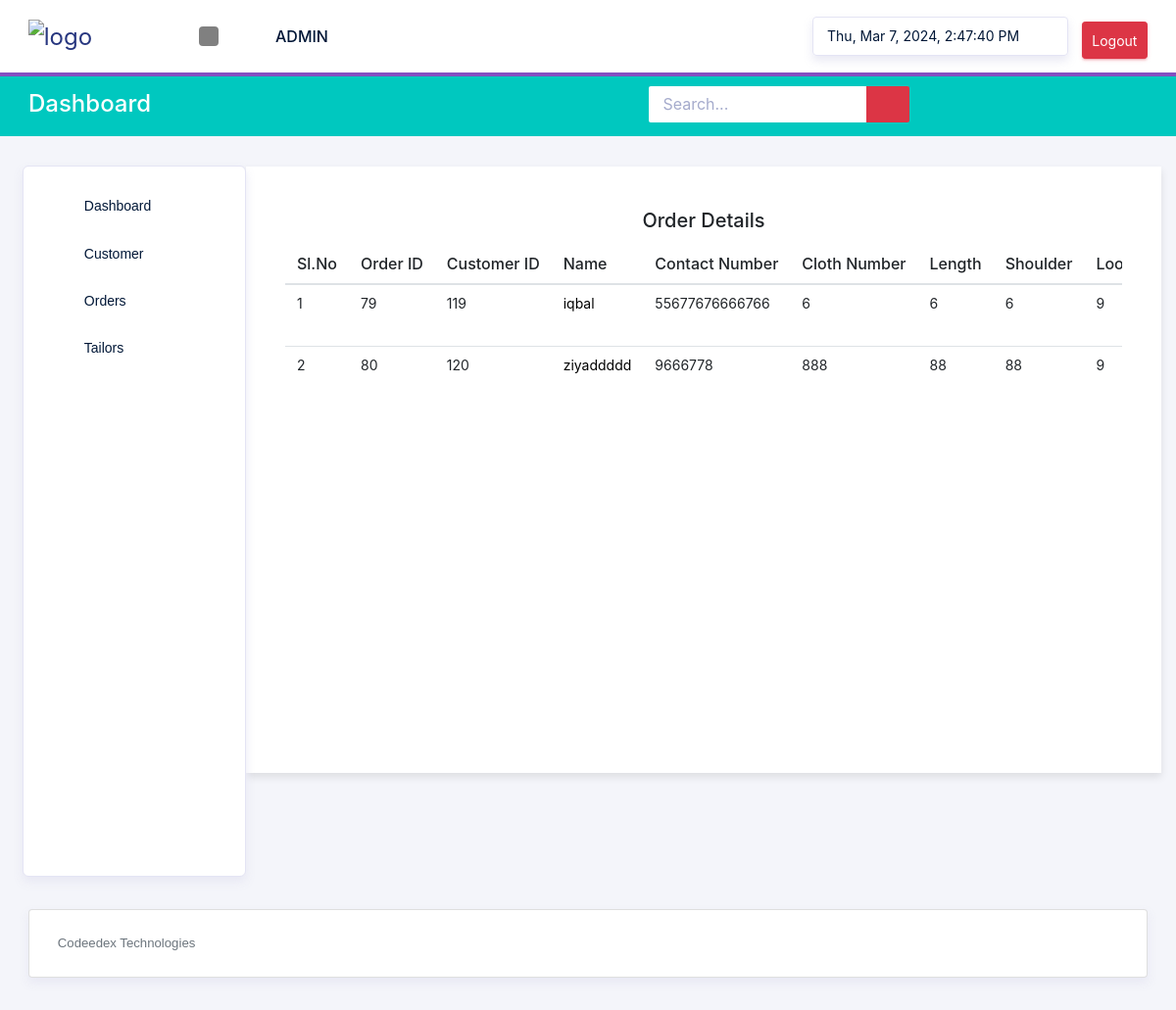
/dashboard/order_details/, run on the app's committed database.
### dashboard/models.py (models this page shows)
class Add_order(models.Model):
    customer_id = models.ForeignKey(Customer, on_delete=models.CASCADE,null=True)
    length = models.CharField(max_length=15)
    shoulder = models.CharField(max_length=15)
    cloth = models.CharField(max_length=20, null=True)
    SLEEVE_CHOICES = [
        ('half_sleeve', 'Half Sleeve'),
        ('full_sleeve', 'Full Sleeve'),
    ]
    sleeve_type = models.CharField(
        max_length=15,
        choices=SLEEVE_CHOICES,
        default='half_sleeve',
    )
    sleeve_length = models.CharField(max_length=15)
    neck = models.CharField(max_length=15)
    neck_round = models.CharField(max_length=15, null=True)
    collar = models.CharField(max_length=15, null=True)
    regal = models.CharField(max_length=15)
    loose = models.CharField(max_length=15)
    wrist = models.CharField(max_length=15, null=True)
    pocket = models.CharField(max_length=15)
    CUFF_CHOICES = [
        ('cuff', 'Cuff'),
        ('normal', 'Normal'),
    ]
    cuff_type = models.CharField(
        max_length=10,
        choices=CUFF_CHOICES,
        default='normal',
    )
    cuff_length = models.CharField(max_length=15)
    bottom1 = models.CharField(max_length=50)
    bottom2 = models.CharField(max_length=50)
    BUTTON_CHOICES = [
        ('bayyin_mahfi', 'Bayyin Mahfi'),
        ('zip_mahfi', 'Zip Mahfi'),
        ('mahfi', 'Mahfi'),
        ('button_bayyin', 'Button Bayyin'),
    ]
    button_type = models.CharField(
        max_length=15,
        choices=BUTTON_CHOICES,
    )
    order_date = models.DateField(auto_now_add=True)
    delivery_date = models.DateField(null=True, blank=True)
    tailor = models.ForeignKey(AddTailors, on_delete=models.SET_NULL, null=True)
    description = models.CharField(blank=True, null=True, max_length=100000)
    history = models.TextField(blank=True, null=True)
    bill_number = models.CharField(max_length=15, null=True)
    STATUS_CHOICES = [
        ('assigned', 'Assigned'),
        ('in_progress', 'In Progress'),
        ('completed', 'Completed'),
    ]
    status = models.CharField(
        max_length=20,
        choices=STATUS_CHOICES,
        default='assigned',
    )

class Customer(models.Model):
    objects = None
    name = models.CharField(max_length=100)
    mobile = models.CharField(max_length=15, unique=False)
    length = models.CharField(max_length=15)
    shoulder = models.CharField(max_length=15)
    cloth = models.CharField(max_length=20, null=True)
    SLEEVE_CHOICES = [
        ('half_sleeve', 'Half Sleeve'),
        ('full_sleeve', 'Full Sleeve'),
    ]
    sleeve_type = models.CharField(
        max_length=15,
        choices=SLEEVE_CHOICES,
        default='half_sleeve',
    )
    sleeve_length = models.CharField(max_length=15)
    neck = models.CharField(max_length=15)
    neck_round = models.CharField(max_length=15,null=True)
    collar = models.CharField(max_length=15,null=True)
    regal = models.CharField(max_length=15)
    loose = models.CharField(max_length=15)
    wrist = models.CharField(max_length=15,null=True)
    pocket = models.CharField(max_length=15)
    CUFF_CHOICES = [
        ('cuff', 'Cuff'),
        ('normal', 'Normal'),
    ]
    cuff_type = models.CharField(
        max_length=10,
        choices=CUFF_CHOICES,
        default='normal',
    )
    cuff_length = models.CharField(max_length=15)
    bottom1 = models.CharField(max_length=50)
    bottom2 = models.CharField(max_length=50)
    BUTTON_CHOICES = [
        ('bayyin_mahfi', 'Bayyin Mahfi'),
        ('zip_mahfi', 'Zip Mahfi'),
        ('mahfi', 'Mahfi'),
        ('button_bayyin', 'Button Bayyin'),
    ]
    button_type = models.CharField(
        max_length=15,
        choices=BUTTON_CHOICES,
    )
    order_date = models.DateField(auto_now_add=True)
    delivery_date = models.DateField()
    tailor = models.ForeignKey(AddTailors, on_delete=models.SET_NULL, null=True)
    description = models.CharField(blank=True, null=True,max_length=100000)
    history = models.TextField(blank=True, null=True)
    bill_number = models.CharField(max_length=15,null=True)
    STATUS_CHOICES = [
        ('assigned', 'Assigned'),
        ('in_progress', 'In Progress'),
        ('completed', 'Completed'),
    ]
    status = models.CharField(
        max_length=20,
        choices=STATUS_CHOICES,
        default='assigned',
    )

### dashboard/views.py (the view)
# urls.py: path("order_details/", views.order_details, name="order_details"),
def order_details(request):
    cus = Add_order.objects.all()
    return render(request, "Order_Details.html", {"cus": cus})

### dashboard/models.py (called while the page is built)
    def __str__(self):
        return str(self.tailor)

### dashboard/templates/Order_Details.html (shortened to what this page needs)
{% extends 'dashboard.html' %}
{% block content %}
<div class="container form-container" style="margin-top:1px;">
    <div class="">
        <div class="card-body">
            <h5 style="text-align:center; margin-top:3px;" class="card-title">Order Details</h5>
            <div class="table-responsive">
                <table class="table">
                    <thead>
                    <tr>
                        <th>Sl.No</th>
                        <th>Order ID</th>
                        <th>Customer ID</th>
                        <th>Name</th>
                        <th>Contact Number</th>
                        <th>Cloth Number</th>
                        <th>Length</th>
                        <th>Shoulder</th>
                        <th>Loose</th>
                    </tr>
                    </thead>
                    <tbody>
                    <tr>
                        {% for i in cus %}
                        <td>{{ forloop.counter }}</td>
                        <td>{{i.id}}</td>
                        <td>{{i.customer_id.id}}</td>
                        <td>
                            <a style="color:black;" href="{% url 'single_customer' customer_id=i.customer_id.id %}">{{i.customer_id.name}}</a>
                        </td>
                        <td>{{i.customer_id.mobile}}</td>
                        <td>{{i.cloth}}</td>
                        <td>{{i.length}}</td>
                        <td>{{i.shoulder}}</td>
                        <td>{{i.loose}}</td>
                    </tr>
                    {% endfor %}
                    </tbody>
                </table>
            </div>
        </div>
    </div>
</div>
</div>
</div>
{% endblock %}

### dashboard/templates/Order_Details.html (style rules this page uses)
body { background-color: #f8f9fa; }
.form-container { max-width: 1200px; margin: 35px auto; padding: 20px; background-color: #fff; box-shadow: 0 4px 8px rgba(0, 0, 0, 0.1); margin-bottom: 100px; height: 619px; overflow-y: auto; }

### data on the page
Add_order: id "79", customer_id.id "119", customer_id.name "iqbal", customer_id.mobile "55677676666766", cloth "6", length "6", shoulder "6", loose "9"
Add_order: id "80", customer_id.id "120", customer_id.name "ziyaddddd", customer_id.mobile "9666778", cloth "888", length "88", shoulder "88", loose "9"
